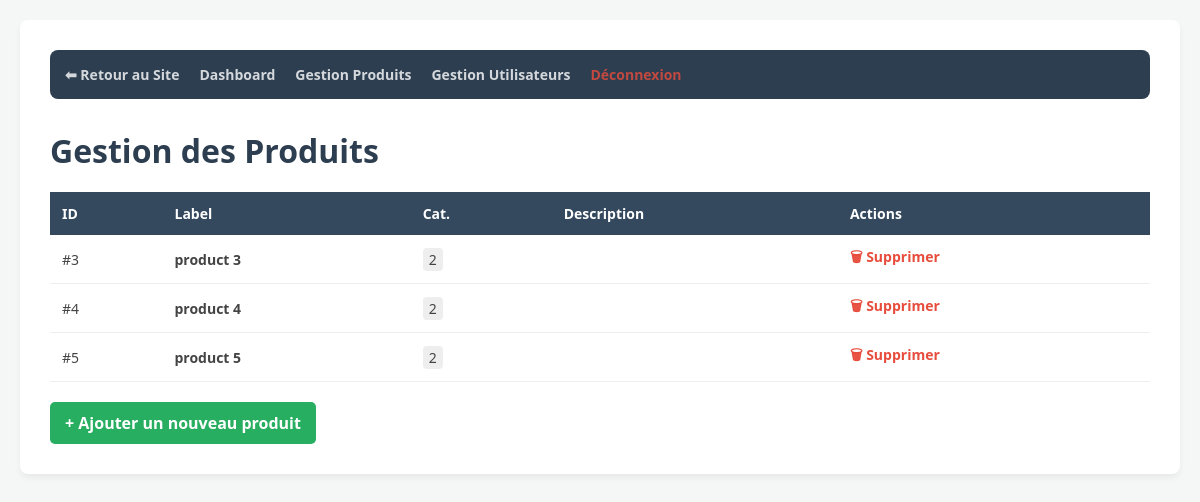
/admin/products.php?category_id=2, run on the app's committed database.
### tables this page shows
CREATE TABLE `product` (
  `id` int NOT NULL,
  `label` varchar(200) NOT NULL,
  `price` decimal(10,2) NOT NULL DEFAULT '0.00',
  `id_category` int NOT NULL,
  `description` text
);

### src/admin/products.php (the view, shortened to what this page needs)
<?php
require_once("../config.php");
$conn = new mysqli($servername, $username, $password, $dbname);
$id_category = isset($_GET['category_id']) ? intval($_GET['category_id']) : 0;
?>
<!DOCTYPE html>
<html lang="fr">
<head>
</head>
<body>
<div class="admin-container">
    <?php require_once "menu-admin.php"; ?>
    <h1>Gestion des Produits</h1>
    <?php
        $sql = "SELECT * FROM product WHERE id_category = $id_category";
        $result = $conn->query($sql);
        if ($result->num_rows <= 0) {
            echo '<p>Aucun produit trouvé dans cette catégorie.</p>';
        } else {
    ?>
        <table>
            <thead>
                <tr>
                    <th>ID</th>
                    <th>Label</th>
                    <th>Cat.</th>
                    <th>Description</th>
                    <th>Actions</th>
                </tr>
            </thead>
            <tbody>
                <?php while ($row = $result->fetch_assoc()): ?>
                    <tr>
                        <td>#<?php echo $row["id"]; ?></td>
                        <td><strong><?php echo $row["label"]; ?></strong></td>
                        <td><span style="background: #eee; padding: 2px 6px; border-radius: 4px;"><?php echo $row["id_category"]; ?></span></td>
                        <td class="description"><?php echo $row["description"]; ?></td>
                        <td>
                            <a href="delete-product.php?id=<?php echo $row["id"]; ?>"
                               class="btn-delete"
                               onclick="return confirm('Êtes-vous sûr de vouloir supprimer ce produit ?')">
                               🗑 Supprimer
                            </a>
                        </td>
                    </tr>
                <?php endwhile; ?>
            </tbody>
        </table>
    <?php
        }
    ?>
    <a href="add-product.php" class="add-link">+ Ajouter un nouveau produit</a>
</div>
</body>
</html>

### src/admin/products.php (style rules this page uses)
body { font-family: 'Segoe UI', sans-serif; background-color: #f4f7f6; margin: 0; padding: 20px; }
.admin-container { max-width: 1100px; margin: 0 auto; background: white; padding: 30px; border-radius: 8px; box-shadow: 0 4px 6px rgba(0,0,0,0.05); }
h1 { color: #2c3e50; margin-bottom: 20px; }
table { width: 100%; border-collapse: collapse; margin-top: 20px; }
th { background-color: #34495e; color: white; padding: 12px; text-align: left; font-size: 14px; }
td { padding: 12px; border-bottom: 1px solid #eee; color: #444; font-size: 14px; }
.description { color: #7f8c8d; font-style: italic; font-size: 13px; }
.btn-delete { color: #e74c3c; text-decoration: none; font-weight: bold; }
.add-link { display: inline-block; margin-top: 20px; background: #27ae60; color: white; padding: 10px 15px; text-decoration: none; border-radius: 5px; font-weight: bold; }

### data on the page
product: id "3", label "product 3", id_category "2"
product: id "4", label "product 4", id_category "2"
product: id "5", label "product 5", id_category "2"
